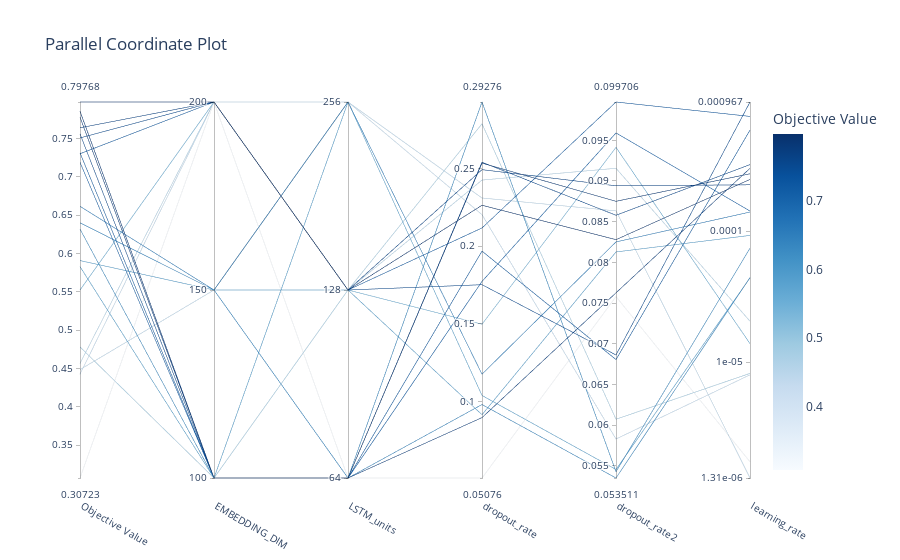

Notebook source saved alongside this figure:
### Code cell
optuna.visualization.plot_parallel_coordinate(study)

### Figure 1 — Plotly figure (JSON) as saved in the notebook; plotly's stock layout.template omitted (floating-point values rounded to 4 significant figures)
{"data": [{"dimensions": [{"label": "Objective Value", "range": [0.3072, 0.7977], "values": [0.7778, 0.632, 0.7313, 0.7856, 0.7561, 0.719, 0.4782, 0.583, 0.6401, 0.5909, 0.6616, 0.4486, 0.3072, 0.5524, 0.7977, 0.7302, 0.764, 0.7508, 0.4567, 0.4427]}, {"label": "EMBEDDING_DIM", "range": [0, 2], "ticktext": ["100", "150", "200"], "tickvals": [0, 1, 2], "values": [0, 0, 0, 0, 0, 0, 0, 0, 1, 1, 1, 1, 2, 2, 2, 2, 2, 2, 2, 2]}, {"label": "LSTM_units", "range": [0, 2], "ticktext": ["64", "128", "256"], "tickvals": [0, 1, 2], "values": [0, 0, 0, 0, 0, 0, 1, 2, 0, 1, 2, 2, 0, 1, 1, 1, 1, 1, 1, 2]}, {"label": "dropout_rate", "range": [0.05076, 0.2928], "values": [0.08964, 0.2928, 0.1968, 0.2534, 0.254, 0.1773, 0.2787, 0.1039, 0.09804, 0.09149, 0.1176, 0.231, 0.05076, 0.1497, 0.2263, 0.2117, 0.2492, 0.1752, 0.2425, 0.2203]}, {"label": "dropout_rate2", "range": [0.05351, 0.09971], "values": [0.07626, 0.05428, 0.06806, 0.08751, 0.08579, 0.0959, 0.06073, 0.05455, 0.05351, 0.08128, 0.08251, 0.08633, 0.0758, 0.09413, 0.08279, 0.09971, 0.08941, 0.06863, 0.09156, 0.0583]}, {"label": "learning_rate", "range": [-5.884, -3.014], "ticktext": ["1.31e-06", "1e-05", "0.0001", "0.000967"], "tickvals": [-5.884, -5, -4, -3.014], "values": [-3.521, -4.13, -3.229, -3.562, -3.492, -3.847, -5.086, -4.357, -4.354, -4.033, -3.854, -5.884, -5.76, -4.859, -3.605, -3.125, -3.646, -3.014, -4.688, -5.097]}], "labelangle": 30, "labelside": "bottom", "line": {"color": [0.7778, 0.632, 0.7313, 0.7856, 0.7561, 0.719, 0.4782, 0.583, 0.6401, 0.5909, 0.6616, 0.4486, 0.3072, 0.5524, 0.7977, 0.7302, 0.764, 0.7508, 0.4567, 0.4427], "colorbar": {"title": {"text": "Objective Value"}}, "colorscale": [[0, "rgb(247,251,255)"], [0.125, "rgb(222,235,247)"], [0.25, "rgb(198,219,239)"], [0.375, "rgb(158,202,225)"], [0.5, "rgb(107,174,214)"], [0.625, "rgb(66,146,198)"], [0.75, "rgb(33,113,181)"], [0.875, "rgb(8,81,156)"], [1, "rgb(8,48,107)"]], "reversescale": false, "showscale": true}, "type": "parcoords"}], "layout": {"title": {"text": "Parallel Coordinate Plot"}}}
